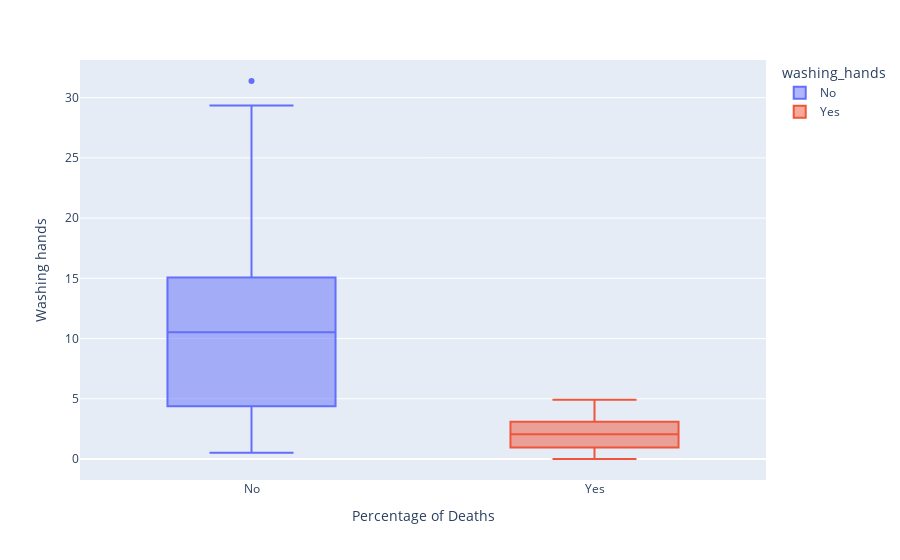

The code cell stored with this chart in its notebook:
### Code cell
box= px.box(df_monthly, x="washing_hands", y="pct_deaths", color="washing_hands")
box.update_layout(xaxis_title="Percentage of Deaths", yaxis_title="Washing hands")

### Figure 1 — Plotly figure (JSON) as saved in the notebook; plotly's stock layout.template omitted (floating-point values rounded to 4 significant figures)
{"data": [{"alignmentgroup": "True", "hovertemplate": "washing_hands=%{x}<br>pct_deaths=%{y}<extra></extra>", "legendgroup": "No", "marker": {"color": "#636efa"}, "name": "No", "notched": false, "offsetgroup": "No", "orientation": "v", "showlegend": true, "type": "box", "x": ["No", "No", "No", "No", "No", "No", "No", "No", "No", "No", "No", "No", "No", "No", "No", "No", "No", "No", "No", "No", "No", "No", "No", "No", "No", "No", "No", "No", "No", "No", "No", "No", "No", "No", "No", "No", "No", "No", "No", "No", "No", "No", "No", "No", "No", "No", "No", "No", "No", "No", "No", "No", "No", "No", "No", "No", "No", "No", "No", "No", "No", "No", "No", "No", "No", "No", "No", "No", "No", "No", "No", "No", "No", "No", "No", "No"], "x0": " ", "xaxis": "x", "y": [14.57, 7.531, 4.332, 1.569, 0.7843, 5, 8.421, 1.351, 1.878, 11.02, 22.55, 20.85, 12.22, 10.23, 10.74, 3.226, 6.593, 20.78, 25.46, 18.39, 29.34, 22.97, 31.38, 19.12, 15.97, 12.41, 11.93, 6.098, 4.082, 0.5236, 1.554, 2.262, 17.6, 7.143, 8.051, 15.16, 11.28, 17.03, 17.31, 5.833, 2.679, 4.369, 6.32, 1.224, 3.226, 11.02, 10.55, 7.591, 4.745, 4.452, 4.231, 4.392, 7.143, 6.122, 3.586, 10.55, 14.84, 10.94, 10.49, 13.39, 18.09, 15.43, 18.97, 13.44, 10.15, 13.1, 18.06, 14.39, 14.96, 10.77, 5.369, 3.215, 1.923, 3.607, 18.27, 12.24], "y0": " ", "yaxis": "y"}, {"alignmentgroup": "True", "hovertemplate": "washing_hands=%{x}<br>pct_deaths=%{y}<extra></extra>", "legendgroup": "Yes", "marker": {"color": "#EF553B"}, "name": "Yes", "notched": false, "offsetgroup": "Yes", "orientation": "v", "showlegend": true, "type": "box", "x": ["Yes", "Yes", "Yes", "Yes", "Yes", "Yes", "Yes", "Yes", "Yes", "Yes", "Yes", "Yes", "Yes", "Yes", "Yes", "Yes", "Yes", "Yes", "Yes", "Yes", "Yes", "Yes"], "x0": " ", "xaxis": "x", "y": [2.239, 1.2, 1.894, 4.58, 3.957, 4.472, 2.93, 3.534, 0.6873, 0, 0.6557, 0.9585, 1.136, 0.3717, 0, 0.9615, 2.341, 2.903, 1.34, 2.233, 3.085, 4.926], "y0": " ", "yaxis": "y"}], "layout": {"boxmode": "overlay", "legend": {"title": {"text": "washing_hands"}, "tracegroupgap": 0}, "margin": {"t": 60}, "xaxis": {"anchor": "y", "categoryarray": ["No", "Yes"], "categoryorder": "array", "domain": [0, 1], "title": {"text": "Percentage of Deaths"}}, "yaxis": {"anchor": "x", "domain": [0, 1], "title": {"text": "Washing hands"}}}}
